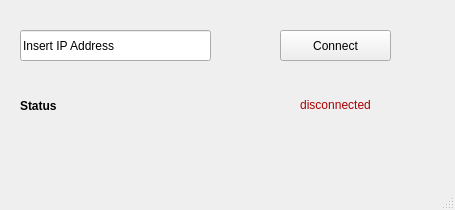
<?xml version="1.0" encoding="UTF-8"?>
<ui version="4.0">
 <class>MainWindow</class>
 <widget class="QMainWindow" name="MainWindow">
  <property name="geometry">
   <rect>
    <x>0</x>
    <y>0</y>
    <width>455</width>
    <height>210</height>
   </rect>
  </property>
  <property name="windowTitle">
   <string>MainWindow</string>
  </property>
  <widget class="QWidget" name="centralwidget">
   <widget class="QLineEdit" name="ipText">
    <property name="geometry">
     <rect>
      <x>20</x>
      <y>30</y>
      <width>191</width>
      <height>31</height>
     </rect>
    </property>
    <property name="text">
     <string>Insert IP Address</string>
    </property>
   </widget>
   <widget class="QPushButton" name="verbindenButton">
    <property name="geometry">
     <rect>
      <x>280</x>
      <y>30</y>
      <width>111</width>
      <height>31</height>
     </rect>
    </property>
    <property name="text">
     <string>Connect</string>
    </property>
   </widget>
   <widget class="QLabel" name="connectionLabel">
    <property name="geometry">
     <rect>
      <x>280</x>
      <y>90</y>
      <width>111</width>
      <height>31</height>
     </rect>
    </property>
    <property name="autoFillBackground">
     <bool>true</bool>
    </property>
    <property name="text">
     <string>&lt;html&gt;&lt;head/&gt;&lt;body&gt;&lt;p&gt;&lt;span style=&quot; color:#aa0000;&quot;&gt;disconnected&lt;/span&gt;&lt;/p&gt;&lt;/body&gt;&lt;/html&gt;</string>
    </property>
    <property name="textFormat">
     <enum>Qt::AutoText</enum>
    </property>
    <property name="alignment">
     <set>Qt::AlignCenter</set>
    </property>
    <property name="textInteractionFlags">
     <set>Qt::LinksAccessibleByMouse</set>
    </property>
   </widget>
   <widget class="QLabel" name="StatusLabel">
    <property name="geometry">
     <rect>
      <x>20</x>
      <y>90</y>
      <width>61</width>
      <height>31</height>
     </rect>
    </property>
    <property name="font">
     <font>
      <weight>75</weight>
      <bold>true</bold>
     </font>
    </property>
    <property name="text">
     <string>Status</string>
    </property>
   </widget>
  </widget>
  <widget class="QMenuBar" name="menubar">
   <property name="geometry">
    <rect>
     <x>0</x>
     <y>0</y>
     <width>455</width>
     <height>36</height>
    </rect>
   </property>
  </widget>
  <widget class="QStatusBar" name="statusbar"/>
 </widget>
 <resources/>
 <connections/>
</ui>
